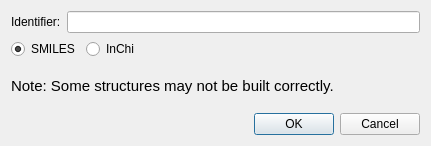
<?xml version="1.0" encoding="UTF-8"?>
<ui version="4.0">
 <class>InsertMoleculeDialog</class>
 <widget class="QDialog" name="InsertMoleculeDialog">
  <property name="geometry">
   <rect>
    <x>0</x>
    <y>0</y>
    <width>431</width>
    <height>146</height>
   </rect>
  </property>
  <property name="windowTitle">
   <string>Insert Molecule</string>
  </property>
  <layout class="QVBoxLayout" name="verticalLayout">
   <item>
    <layout class="QHBoxLayout" name="horizontalLayout">
     <item>
      <widget class="QLabel" name="label">
       <property name="text">
        <string>Identifier:</string>
       </property>
      </widget>
     </item>
     <item>
      <widget class="QLineEdit" name="identifier"/>
     </item>
    </layout>
   </item>
   <item>
    <layout class="QHBoxLayout" name="horizontalLayout_2">
     <item>
      <widget class="QRadioButton" name="smiles">
       <property name="text">
        <string>SMILES</string>
       </property>
       <property name="checked">
        <bool>true</bool>
       </property>
      </widget>
     </item>
     <item>
      <widget class="QRadioButton" name="inchi">
       <property name="text">
        <string>InChi</string>
       </property>
      </widget>
     </item>
     <item>
      <spacer name="horizontalSpacer">
       <property name="orientation">
        <enum>Qt::Horizontal</enum>
       </property>
       <property name="sizeHint" stdset="0">
        <size>
         <width>40</width>
         <height>20</height>
        </size>
       </property>
      </spacer>
     </item>
    </layout>
   </item>
   <item>
    <widget class="QLabel" name="label_2">
     <property name="font">
      <font>
       <pointsize>11</pointsize>
      </font>
     </property>
     <property name="text">
      <string>Note: Some structures may not be built correctly.</string>
     </property>
    </widget>
   </item>
   <item>
    <widget class="QDialogButtonBox" name="buttonBox">
     <property name="orientation">
      <enum>Qt::Horizontal</enum>
     </property>
     <property name="standardButtons">
      <set>QDialogButtonBox::Cancel|QDialogButtonBox::Ok</set>
     </property>
    </widget>
   </item>
  </layout>
 </widget>
 <resources/>
 <connections>
  <connection>
   <sender>buttonBox</sender>
   <signal>accepted()</signal>
   <receiver>InsertMoleculeDialog</receiver>
   <slot>accept()</slot>
   <hints>
    <hint type="sourcelabel">
     <x>248</x>
     <y>254</y>
    </hint>
    <hint type="destinationlabel">
     <x>157</x>
     <y>274</y>
    </hint>
   </hints>
  </connection>
  <connection>
   <sender>buttonBox</sender>
   <signal>rejected()</signal>
   <receiver>InsertMoleculeDialog</receiver>
   <slot>reject()</slot>
   <hints>
    <hint type="sourcelabel">
     <x>316</x>
     <y>260</y>
    </hint>
    <hint type="destinationlabel">
     <x>286</x>
     <y>274</y>
    </hint>
   </hints>
  </connection>
 </connections>
</ui>
